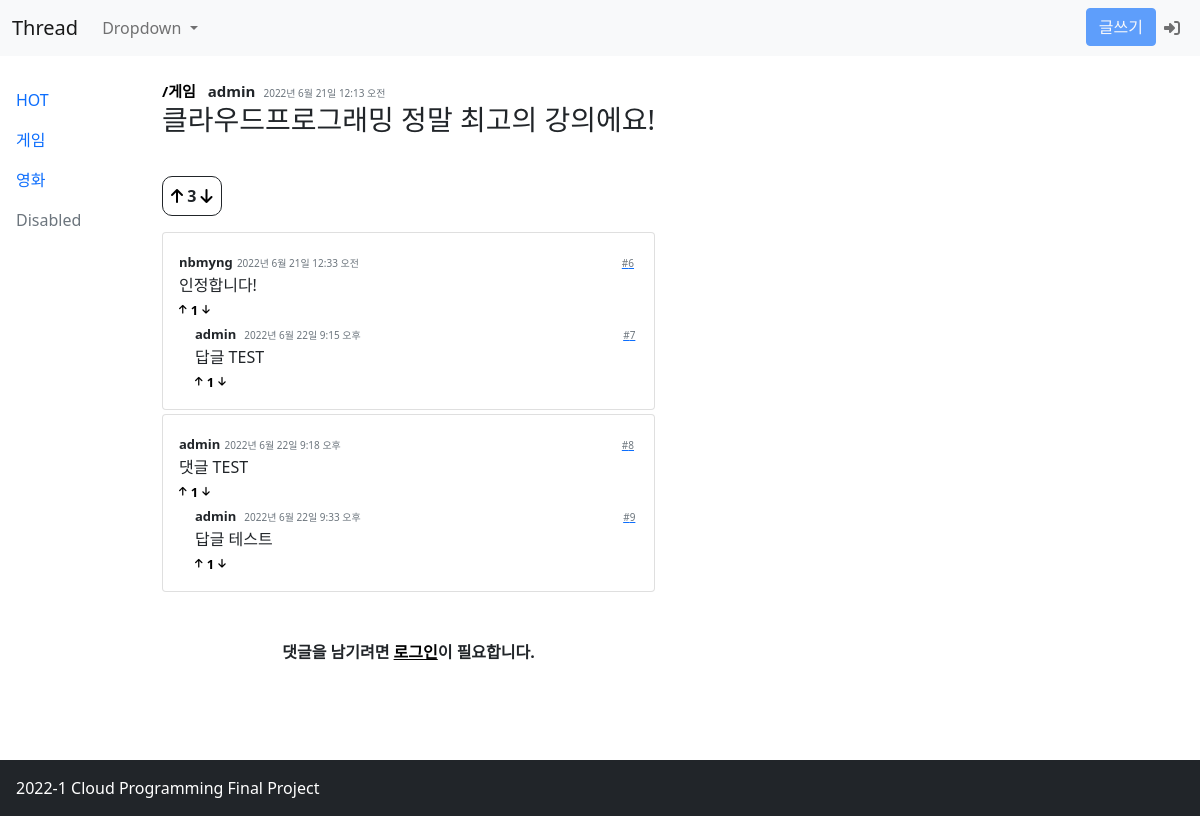
The page /10 on the database its author committed.
### main/models.py (models this page shows, shortened)
class Thread(models.Model):
    topic = models.ForeignKey(Topic, null=True, on_delete=models.SET_NULL)
    title = models.CharField(max_length=100)
    content = MarkdownxField(max_length=5000)
    image = models.ImageField(upload_to='main/images/%Y/%m/%d/', blank=True)
    author = models.ForeignKey(User, null=True, on_delete=models.SET_NULL)
    upvotes = models.FloatField(default=0, editable=False)
    created_at = models.DateTimeField(auto_now_add=True)
    updated_at = models.DateTimeField(auto_now=True)
    def get_absolute_url(self):
        return f'/{self.pk}'
    def get_topic_url(self):
        topic = get_object_or_404(Topic, topic=self.topic)
        return f'/topic/{topic.slug}'
    def get_content_markdown(self):
        return markdown(self.content)

class Topic(models.Model):
    topic = models.CharField(max_length=10, unique=True)
    slug = models.SlugField(max_length=10, unique=True, allow_unicode=True)
    def __str__(self):
        return self.topic

class Comment(models.Model):
    thread = models.ForeignKey(Thread, on_delete=models.CASCADE)
    content = MarkdownxField(max_length=5000)
    image = models.ImageField(upload_to='main/images/%Y/%m/%d/', blank=True)
    author = models.ForeignKey(User, null=True, on_delete=models.SET_NULL)
    parent = models.ForeignKey("self", null=True, on_delete=models.SET_NULL)
    upvotes = models.IntegerField(default=0, editable=False)
    created_at = models.DateTimeField(auto_now_add=True)
    updated_at = models.DateTimeField(auto_now=True)
    def get_absolute_url(self):
        return f'{self.thread.get_absolute_url()}#{self.pk}'
    class Meta:
        ordering = ['-upvotes']

### main/views.py (the view)
# urls.py: path('<int:pk>', views.thread_detail, name='thread-detail'),
def thread_detail(request, pk):
    thread = get_object_or_404(Thread, pk=pk)
    form = CommentForm()
    return render(
        request,
        'main/thread_detail.html',
        {
            'thread': thread,
            'form': form
        }
    )

### templates/main/thread_detail.html (shortened to what this page needs)
{% extends 'main/base.html' %}
{% load crispy_forms_tags %}
{% block main-area %}
<div class="container">
    <div class="row" style="font-size: 15px;">
        <div class="col">
            <span class="my-2"><b><a href="{{ thread.get_topic_url }}" style="text-decoration: none; color: black">/{{ thread.topic }}</a></b></span>
            <span class="mx-2" style="font-weight: 600;">{{ thread.author }}</span><span class="text-secondary" style="font-size: 10px;">{{ thread.created_at }}</span>
        </div>
    </div>
    <div class="row">
        <div class="col">
            <h3>{{ thread.title }}</h3>
        </div>
    </div>
    <div class="row">
        <div class="col">
        </div>
    </div>
    <div class="my-4" style="width: 200px;">
        <span class="p-2" style="width: 50px; border: solid 1px; border-radius: 10px;">
            <a href={% url 'upvote' thread.id %} style="text-decoration: none; color: red"><i class="fa-solid fa-arrow-up" style="color: black"></i></a>
            <span style="font-weight: 600;">{{ thread.upvotes | floatformat:-1 }}</span>
            <a href={% url 'downvote' thread.id %} style="text-decoration: none; color: red"><i class="fa-solid fa-arrow-down" style="color: black"></i></a>
        </span>
    </div>
    {% if thread.comment_set.exists %}
        {% for comment in thread.comment_set.iterator %}
            {% if comment.parent == null %}
            <div id="{{ comment.pk }}">
                <div class="card my-1">
                    <div class="card-body">
                        <div class="media">
                            <div class="media-body mt-0">
                                <div class="row">
                                    <div class="col">
                                        <span class="mr-2" style="font-weight: 600; font-size: 13px;">{{ comment.author }}</span>
                                        <span class="text-secondary" style="font-size: 10px;">{{ comment.created_at }}</span>
                                    </div>
                                    <div class="col-1 ml-auto">
                                        <a href="{{ comment.get_absolute_url }}"><span class="text-secondary" style="font-size: 10px;">#{{ comment.pk }}</span></a>
                                    </div>
                                </div>
                                <p class="mb-0">{{ comment.content }}</p>
                                <span>
                                    <a href={% url 'upvote-comment' comment.id %} style="text-decoration: none;">
                                        <i class="fa-solid fa-arrow-up fa-2xs" style="color: black"></i>
                                    </a>
                                    <span style="text-align: center; width: 9px; color: initial; font-weight: 600; font-size: 13px;">{{ comment.upvotes | floatformat:-1 }}</span>
                                    <a href={% url 'downvote-comment' comment.id %} style="text-decoration: none;">
                                        <i class="fa-solid fa-arrow-down fa-2xs" style="color: black"></i>
                                    </a>
                                </span>
                            {% if comment.comment_set.exists %}
                                    {% for rep in comment.comment_set.iterator %}
                                    <div class="media ms-3" id="{{ rep.pk }}">
                                        <div class="media-body">
                                            <div class="row">
                                                <div class="col">
                                                    <span class="me-2" style="font-weight: 600; font-size: 13px;">{{ rep.author }}</span><span class="text-secondary" style="font-size: 10px;">{{ rep.created_at }}</span>
                                                </div>
                                                <div class="col-1 ml-auto">
                                                    <a href="{{ rep.get_absolute_url }}"><span class="text-secondary" style="font-size: 10px;">#{{ rep.pk }}</span></a>
                                                </div>
                                            </div>
                                            <p class="mb-0">{{ rep.content }}</p>
                                            <span>
                                                <a href={% url 'upvote-comment' rep.id %} style="text-decoration: none;">
                                                    <i class="fa-solid fa-arrow-up fa-2xs" style="color: black"></i>
                                                </a>
                                                <span style="text-align: center; width: 9px; color: initial; font-weight: 600; font-size: 13px;">{{ rep.upvotes | floatformat:-1 }}</span>
                                                <a href={% url 'downvote-comment' rep.id %} style="text-decoration: none;">
                                                    <i class="fa-solid fa-arrow-down fa-2xs" style="color: black"></i>
                                                </a>
                                            </span>
                                        </div>
                                    </div>
                                {% endfor %}
                            {% endif %}
                            </div>
                        </div>
                    </div>
                </div>
            </div>
            {% endif %}
        {% endfor %}
    {% endif %}
        <div class="p-0">
            {% if user.is_authenticated %}
                <div class="my-3 col-12" id="comment">
                    <form method='POST' action='{% url 'submit-comment' thread.pk %}' enctype="multipart/form-data"> {% csrf_token %}
                        <div class="row">
                            <textarea class="form-control col-11 d-inline" name="content"></textarea>
                            <button class="btn btn-primary col-1" type="submit">작성</button>
                        </div>
                        <div class="row">
                            <input type="file" name="image" accept="image/*">
                        </div>
                    </form>
                </div>
            {% else %}
                <div class="col-7 mx-auto my-5" id="comment" style="text-align: center; font-weight: 600;">
                    댓글을 남기려면 <a href="/account/login" style="color: initial; text-decoration: underline;">로그인</a>이 필요합니다.
                </div>
            {% endif %}
        </div>
    </div>
</div>
{% endblock %}

### rows shown on the page
Thread: topic "게임", author "admin", created_at "2022년 6월 21일 12:13 오전", title "클라우드프로그래밍 정말 최고의 강의에요!", upvotes "3"
Comment: author "nbmyng", created_at "2022년 6월 21일 12:33 오전", pk "6", content "인정합니다!", upvotes "1"
Comment: author "admin", created_at "2022년 6월 22일 9:15 오후", pk "7", content "답글 TEST", upvotes "1"
Comment: author "admin", created_at "2022년 6월 22일 9:18 오후", pk "8", content "댓글 TEST", upvotes "1"
Comment: author "admin", created_at "2022년 6월 22일 9:33 오후", pk "9", content "답글 테스트", upvotes "1"
